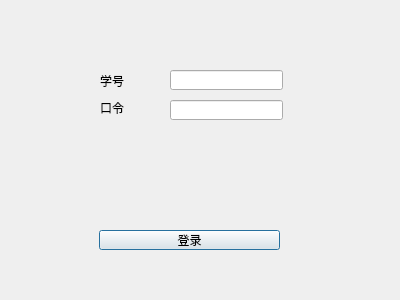
<?xml version="1.0" encoding="UTF-8"?>
<ui version="4.0">
 <class>SettingDialog</class>
 <widget class="QDialog" name="SettingDialog">
  <property name="geometry">
   <rect>
    <x>0</x>
    <y>0</y>
    <width>400</width>
    <height>300</height>
   </rect>
  </property>
  <property name="windowTitle">
   <string>Dialog</string>
  </property>
  <widget class="QPushButton" name="pushButton">
   <property name="geometry">
    <rect>
     <x>99</x>
     <y>230</y>
     <width>181</width>
     <height>20</height>
    </rect>
   </property>
   <property name="text">
    <string>登录</string>
   </property>
  </widget>
  <widget class="QLabel" name="label">
   <property name="geometry">
    <rect>
     <x>100</x>
     <y>75</y>
     <width>54</width>
     <height>12</height>
    </rect>
   </property>
   <property name="text">
    <string>学号</string>
   </property>
  </widget>
  <widget class="QLineEdit" name="lineEdit">
   <property name="geometry">
    <rect>
     <x>170</x>
     <y>70</y>
     <width>113</width>
     <height>20</height>
    </rect>
   </property>
  </widget>
  <widget class="QLineEdit" name="lineEdit_2">
   <property name="geometry">
    <rect>
     <x>170</x>
     <y>100</y>
     <width>113</width>
     <height>20</height>
    </rect>
   </property>
  </widget>
  <widget class="QLabel" name="label_2">
   <property name="geometry">
    <rect>
     <x>100</x>
     <y>102</y>
     <width>54</width>
     <height>12</height>
    </rect>
   </property>
   <property name="text">
    <string>口令</string>
   </property>
  </widget>
 </widget>
 <resources/>
 <connections/>
</ui>
